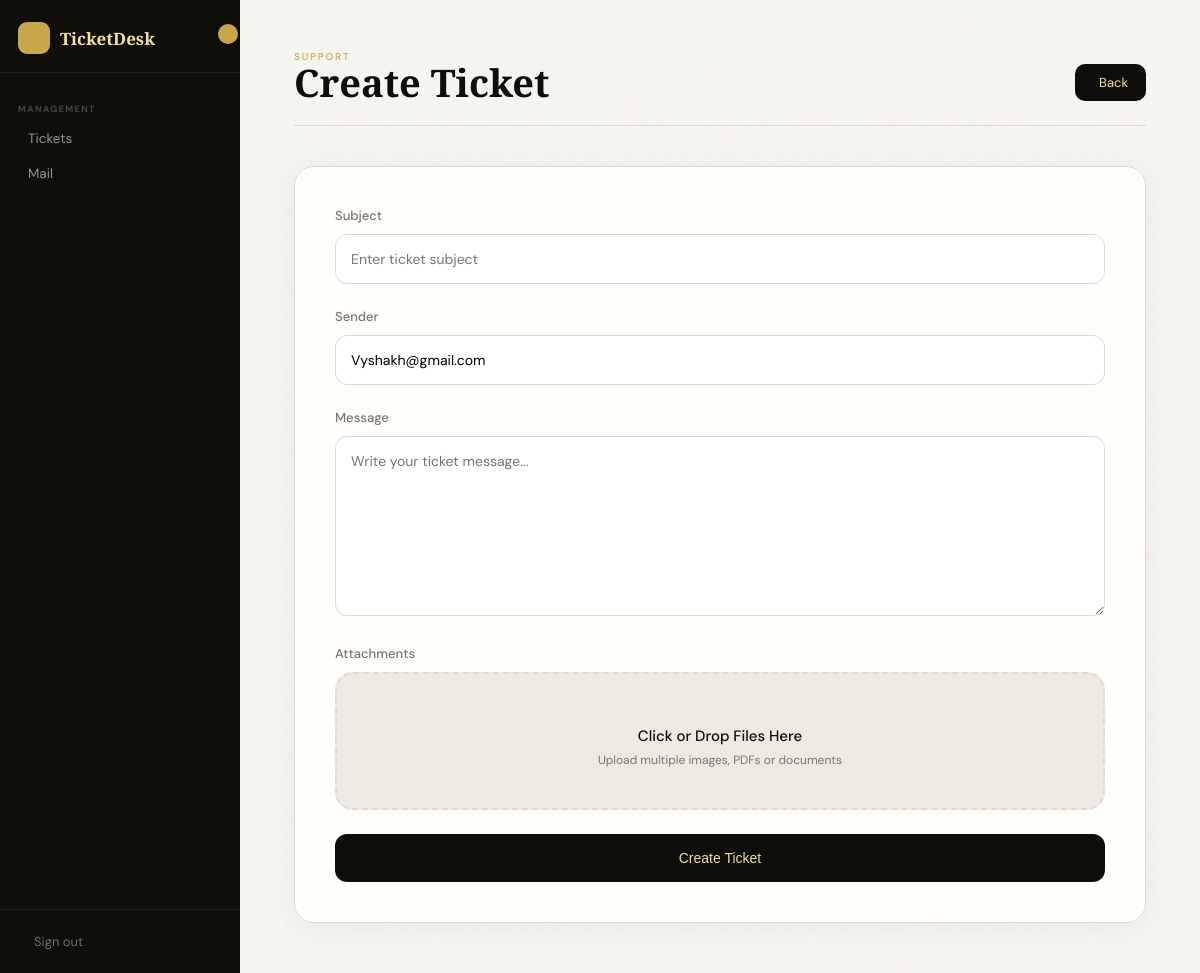
Before: /create-ticket/ (signed in) with the older database file.
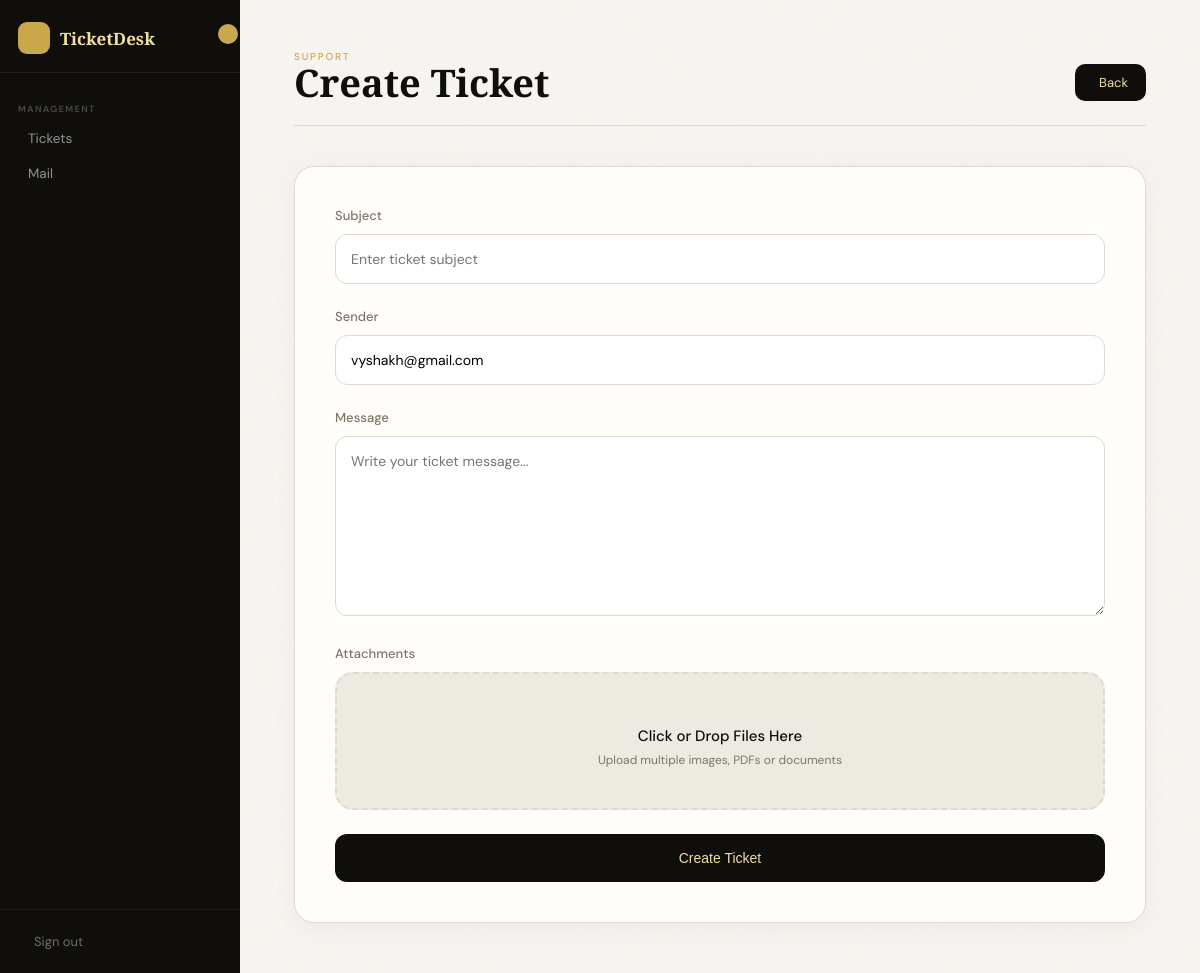
After: the same page with the newer database file.
### myapp/models.py (models this page shows, shortened)
class Staff(models.Model):
    STATUS_CHOICE = [
        ('active', 'Active'),
        ('Inactive', 'Inactive'),
    ]
    name  = models.CharField(max_length=100)
    email  = models.EmailField(unique=True)
    status  = models.CharField(max_length=10, choices=STATUS_CHOICE, default='active')
    password = models.CharField(max_length=255)
    signature = models.TextField(blank=True, default='')

### myapp/views.py (the view, shortened to what this page needs)
# urls.py: path("create-ticket/", views.create_ticket, name="create_ticket"),
def create_ticket(request):
    staff_id = request.session.get('staff_id')
    if not staff_id:
        return redirect('login')
    staff = Staff.objects.get(id=staff_id)
    return render(request, "create_ticket.html", {
        "staff": staff
    })

### templates/create_ticket.html (shortened to what this page needs)
{% extends "main.html" %}
{% load static %}
{% block content %}
<div class="shell">
    <div class="top-bar">
        <div>
            <div class="eyebrow">Support</div>
            <h1 class="title">Create Ticket</h1>
        </div>
        <a href="{% url 'staff_asigned_ticket' %}" class="back-btn">
            Back
        </a>
    </div>
    <div class="card">
        <form method="POST" enctype="multipart/form-data">
            <div class="form-group">
                <label>Subject</label>
                <input
                    type="text"
                    name="subject"
                    placeholder="Enter ticket subject"
                    required
                >
            </div>
            <div class="form-group">
                <label>Sender</label>
                <input
                    type="text"
                    name="sender"
                    placeholder="Enter sender email or name"
                    value="{{staff.email}}"
                    readonly
                >
            </div>
            <div class="form-group">
                <label>Message</label>
                <textarea
                    name="body"
                    placeholder="Write your ticket message..."
                    required
                ></textarea>
            </div>
            <div class="form-group">
                <label>Attachments</label>
                <div class="upload-area">
                    <div class="upload-title">
                        Click or Drop Files Here
                    </div>
                    <div class="upload-sub">
                        Upload multiple images, PDFs or documents
                    </div>
                </div>
            </div>
            <button type="submit" class="submit-btn">
                Create Ticket
            </button>
        </form>
    </div>
</div>
{% endblock %}

Changed rows visible on the page:
changed Staff: sender "Vyshakh@gmail.com" → "vyshakh@gmail.com"
